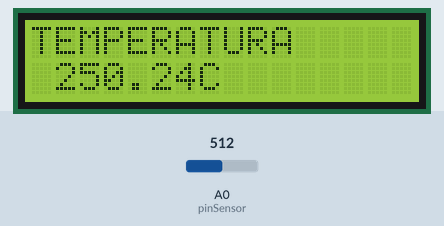
The sketch below on a simulated Arduino Uno, built with avr-gcc and run on an emulated ATmega328P. On the bench: 16×2 character LCD. The inputs (shaded band) are chosen by the test bench; at power-on: A0 (pinSensor) = 512.

Above: at 1.2 s.
1.3 s: A0 (pinSensor) set to 221
At 4.2 s:
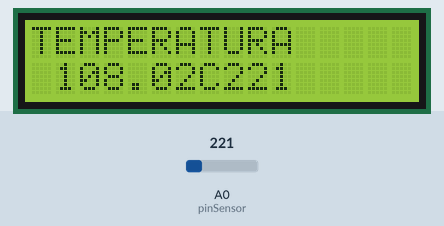
4.5 s: A0 (pinSensor) set to 195
At 8.6 s:
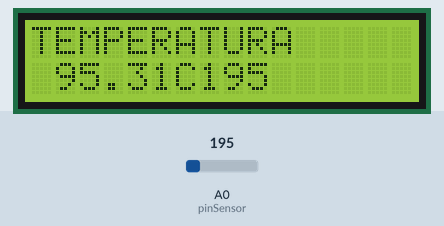
9.5 s: A0 (pinSensor) set to 106
At 12.2 s:
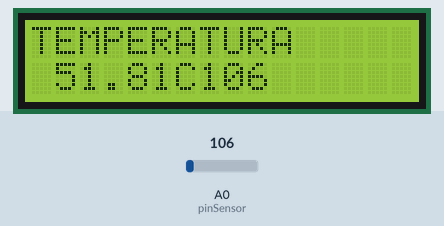
12.5 s: A0 (pinSensor) set to 93
At 15.6 s:
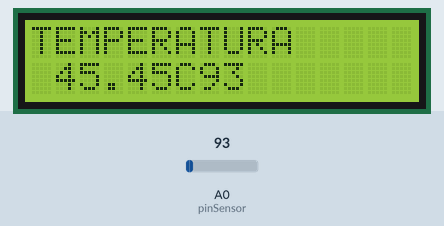
16.5 s: A0 (pinSensor) set to 22
At 20.1 s:
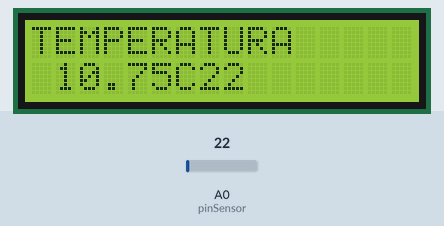
20.6 s: A0 (pinSensor) set to 18
At 25.5 s:
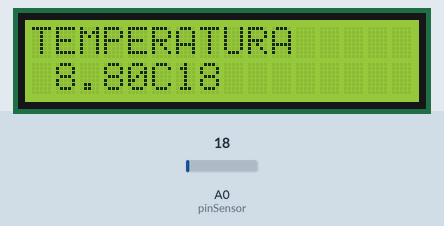
Timing chart, 0 to 26.6 s (numbered marks = the images above; inputs shaded):
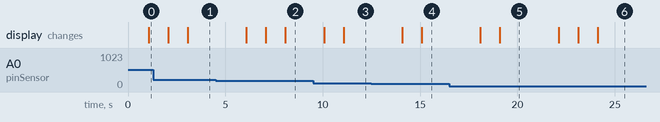

The sketch:

LCD.ino
```cpp
#include <LiquidCrystal.h>

#define pinSensor A0  // pinSensor conectado al pin A0

int AnalogPin = A0; //  valor analogico
float milivolts = 0;
float celsius = 0; // valor Grados

LiquidCrystal lcd(7,6,5,4,3,2);
void setup() {

lcd.begin(16,2);

}

void loop() {

AnalogPin = analogRead(pinSensor); // lee el pin analógico A0

lcd.println(AnalogPin);

milivolts = (AnalogPin / 1023.0) * 5000; // Division del valor por 1023 que es la resolucion del convesor analogico digital

celsius = milivolts / 10;

lcd.setCursor(0,0); //muestra el valor en el lcd
lcd.print("TEMPERATURA ");
  delay(1000);
lcd.setCursor(1,1);
  lcd.print(celsius);
lcd.print("C");
delay(1000);
}
```

Measured:
- the behaviour switches between 205 and 204 on A0 (pinSensor) (found by bisection; images 1 and 2)
- the behaviour switches between 100 and 99 on A0 (pinSensor) (found by bisection; images 3 and 4)
- the behaviour switches between 21 and 20 on A0 (pinSensor) (found by bisection; images 5 and 6)
- after the input at 1.3 s, the display: first changes after 0.77 s (image 1 shows a later state)
- after the input at 4.5 s, the display: first changes after 1.6 s (image 2 shows a later state)
- after the input at 9.5 s, the display: first changes after 0.59 s (image 3 shows a later state)
- after the input at 12.5 s, the display: first changes after 1.6 s (image 4 shows a later state)
- after the input at 16.5 s, the display: first changes after 1.6 s (image 5 shows a later state)
- after the input at 20.6 s, the display: first changes after 1.5 s (image 6 shows a later state)
